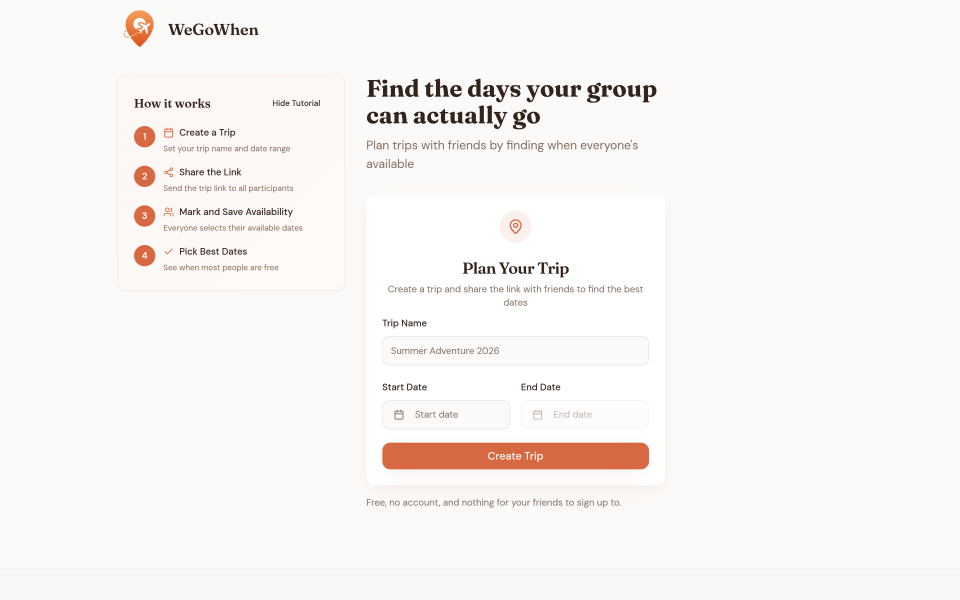
#> input picture marketing/assets/01-home-desktop.png, 2880 x 1800 px (shown at 1/3 size)
$ python generate-gallery-images.py
#> lines starting #> are read from the running program, lines starting #| are printed output that depends on the picture
### scripts/brand.py
"""Brand palette and font loading, shared by the image generators in this directory.

The colours are the app's own design tokens from `src/index.css`, converted from HSL to
RGB. If the palette changes there, change it here, or the generated images stop looking
like the product.

Both faces ship as variable fonts and are fetched from the google/fonts repository into
a local cache on first use. Both are OFL licensed; only the rendered PNGs are committed.
"""
from __future__ import annotations

import urllib.request
from pathlib import Path

from PIL import Image, ImageDraw, ImageFont

CACHE = Path.home() / ".cache" / "wegowhen-fonts"

FONT_URLS = {
    "fraunces": "https://github.com/google/fonts/raw/main/ofl/fraunces/Fraunces%5BSOFT%2CWONK%2Copsz%2Cwght%5D.ttf",
    "dmsans": "https://github.com/google/fonts/raw/main/ofl/dmsans/DMSans%5Bopsz%2Cwght%5D.ttf",
}

CREAM = (252, 250, 246)        # --background 40 33% 98%
INK = (49, 37, 27)             # --foreground 25 30% 15%
MUTED_INK = (132, 116, 99)     # --muted-foreground 25 15% 45%
PRIMARY = (217, 118, 74)       # --primary 16 65% 55%
HEAT_LOW = (243, 240, 233)     # --heat-low 40 20% 94%
HEAT_MID = (232, 199, 155)     # --heat-medium 35 60% 75%
BORDER = (229, 221, 209)       # --border 35 20% 88%
CARD = (255, 255, 255)


def font(name: str, size: int, weight: int, optical_size: float | None = None) -> ImageFont.FreeTypeFont:
    """One instance of a brand face. `size` is in pixels of the image being drawn, so
    pass `optical_size` separately when drawing supersampled."""
    CACHE.mkdir(parents=True, exist_ok=True)
    path = CACHE / f"{name}.ttf"
    if not path.exists():
        urllib.request.urlretrieve(FONT_URLS[name], path)  # noqa: S310 - fixed https URLs
    f = ImageFont.truetype(str(path), size)
    wanted = {
        "weight": weight,
        "optical size": optical_size if optical_size is not None else size,
        "wonky": 0,
        "softness": 0,
    }
    try:
        axes = f.get_variation_axes()
    except OSError:
        return f  # a static build of the font: accept the default instance
    values = []
    for axis in axes:
        label = axis["name"].decode() if isinstance(axis["name"], bytes) else axis["name"]
        target = wanted.get(label.strip().lower(), axis["default"])
        values.append(max(axis["minimum"], min(axis["maximum"], target)))
    f.set_variation_by_axes(values)
    return f


def wrap(text: str, f: ImageFont.FreeTypeFont, max_width: int) -> list[str]:
    """Greedy wrap, measured with the real font so nothing overruns the column."""
    lines, line = [], ""
    for word in text.split():
        candidate = f"{line} {word}".strip()
        if f.getlength(candidate) <= max_width or not line:
            line = candidate
        else:
            lines.append(line)
            line = word
    if line:
        lines.append(line)
    return lines


def rounded(draw: ImageDraw.ImageDraw, box, radius, fill, outline=None, width=1) -> None:
    draw.rounded_rectangle(box, radius=radius, fill=fill, outline=outline, width=width)


# [5 lines left out: function fit, not called in this run]

### scripts/generate-gallery-images.py
#!/usr/bin/env python3
"""Build the Product Hunt gallery images from the raw screenshots.

    python3 scripts/generate-gallery-images.py

Reads marketing/assets/*.png — the screenshots taken against a local
`wrangler pages dev`, see marketing/assets/README.md — and writes
marketing/assets/gallery/*.png at 1270x760, the size Product Hunt renders.

Each slide is one caption and one screenshot on the brand background. The captions
are claims about what the product does, and nothing here says anything about adoption:
there is none to report.
"""
from __future__ import annotations

from pathlib import Path

from PIL import Image, ImageDraw

from brand import BORDER, CARD, CREAM, INK, MUTED_INK, font, wrap

ROOT = Path(__file__).resolve().parent.parent
ASSETS = ROOT / "marketing" / "assets"
OUT_DIR = ASSETS / "gallery"

W, H = 1270, 760

SLIDES = [
    # (screenshot, heading, body, fit)
    # "top" scales to the frame width and keeps the top of the page, which is where the
    # story is. "contain" fits the whole image, for the cropped cards that are already
    # exactly the thing worth showing.
    (
        "01-home-desktop.png",
        "Share one link. No accounts.",
        "The organiser sets an outer window and sends the link through whatever chat the group already uses.",
        "top",
    ),
    (
        "04-heatmap.png",
        "Everyone taps the days they are free",
        "A heat map shows how many people can make each day, so consensus is readable at a glance.",
        "contain",
    ),
    (
        "03-best-dates.png",
        "Get the answer, not a grid",
        "The consecutive date ranges that work, ranked by how many people can make the whole stretch.",
        "contain",
    ),
    (
        "09-mobile-calendar.png",
        "Built for the phone it arrives on",
        "Tap a day, or hold and drag across several. A participant is finished in under a minute.",
        "contain",
    ),
]


def slide(source: Path, heading: str, body: str, mode: str) -> Image.Image:
#> called with heading = 'Share one link. No accounts.', mode = 'top'
    img = Image.new("RGB", (W, H), CREAM)
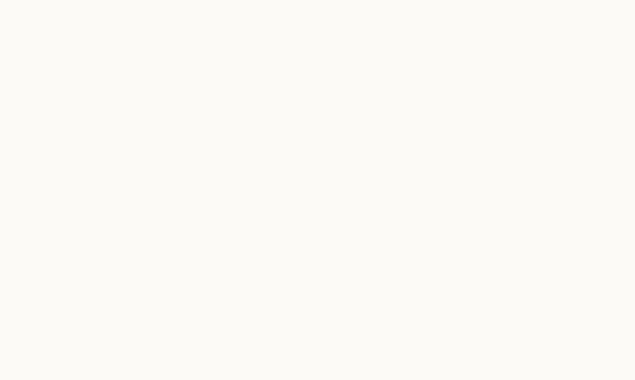
#> img: PIL image 1270x760 RGB (shown at 1/2 size); mean R, G, B 252, 250, 246
    d = ImageDraw.Draw(img)

    pad = 48
    head_font = font("fraunces", 38, 600)
    body_font = font("dmsans", 20, 400)

    y = pad
    for line in wrap(heading, head_font, W - 2 * pad):
        d.text((pad, y), line, font=head_font, fill=INK)
        y += 46
#> after the loop, y = 94
    y += 4
#> y = 98
    for line in wrap(body, body_font, W - 2 * pad):
        d.text((pad, y), line, font=body_font, fill=MUTED_INK)
        y += 28
#> this loop made 1 pass
#> y on pass 1: 126
#> after the loop, y = 126

    frame_top = y + 22
#> frame_top = 148
    frame_w = W - 2 * pad
    frame_h = H - frame_top - pad // 2
#> frame_h = 588

    shot = Image.open(source).convert("RGB")
#> shot is the input picture: PIL image 2880x1800 RGB; mean R, G, B 249.1, 245.2, 242.6
    if mode == "contain":
        scale = min(frame_w / shot.width, frame_h / shot.height)
    else:
        scale = frame_w / shot.width
#> scale = 0.408
    # Never enlarge past native resolution: the screenshots are taken at a device scale
    # factor of 2, so downscaling is what keeps them sharp.
    scale = min(scale, 1.0)
    shot = shot.resize((max(1, round(shot.width * scale)), max(1, round(shot.height * scale))), Image.LANCZOS)
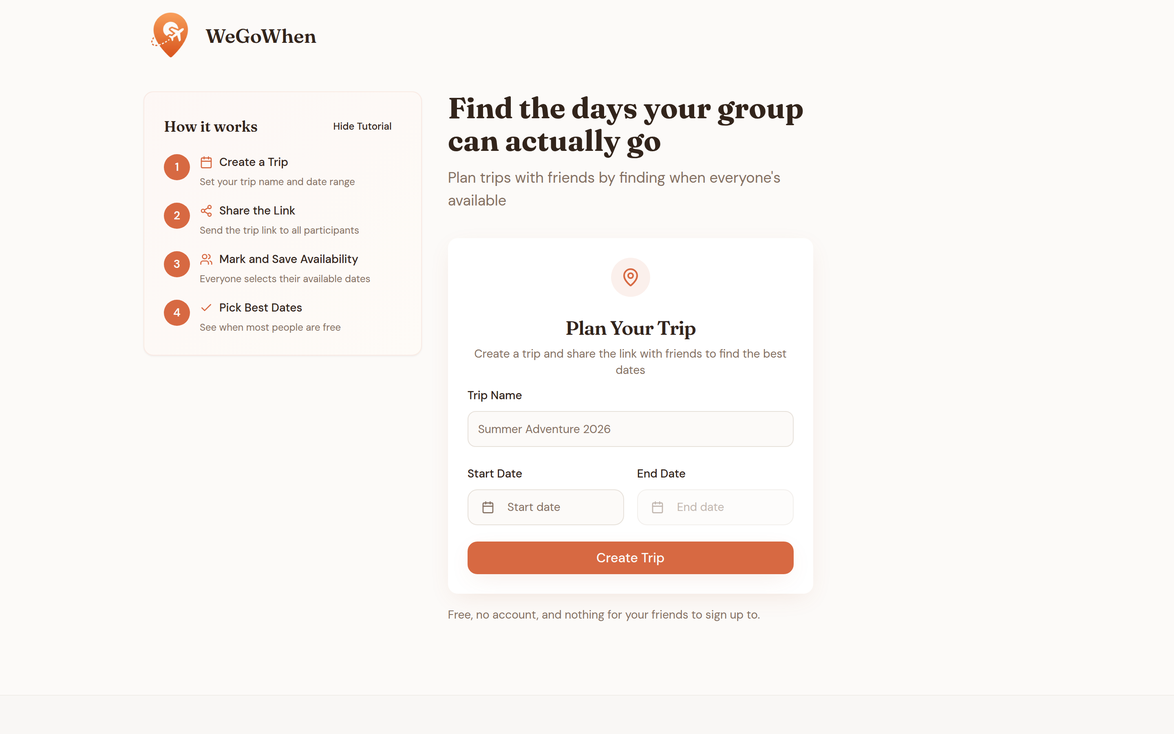
#> shot: PIL image 1174x734 RGB; mean R, G, B 249.1, 245.1, 242.5
    if shot.height > frame_h:
        shot = shot.crop((0, 0, shot.width, frame_h))
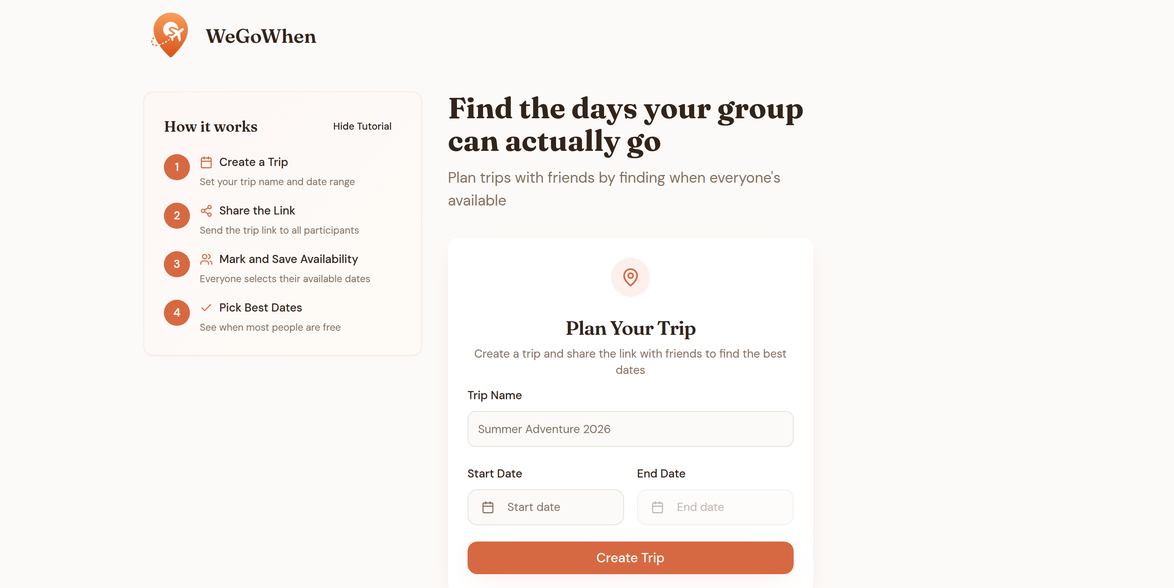
#> shot: PIL image 1174x588 RGB; mean R, G, B 248.7, 244.3, 241.6

    x = pad + (frame_w - shot.width) // 2
#> x = 48
    d.rounded_rectangle(
        [x - 2, frame_top - 2, x + shot.width + 2, frame_top + shot.height + 2],
        radius=14,
        fill=CARD,
        outline=BORDER,
        width=2,
    )
    img.paste(shot, (x, frame_top))
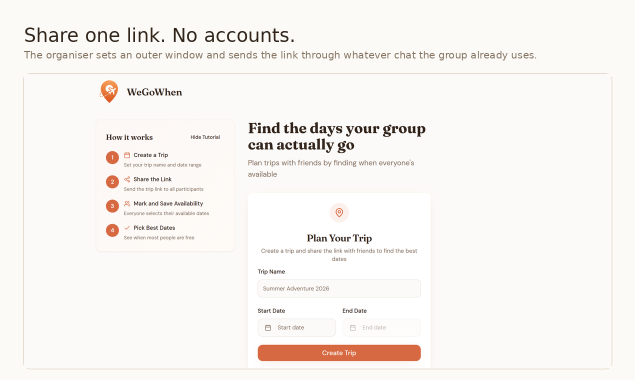
#> img: PIL image 1270x760 RGB (shown at 1/2 size); mean R, G, B 248.1, 244.3, 241.1
    return img


def main() -> None:
    OUT_DIR.mkdir(parents=True, exist_ok=True)
    for index, (source, heading, body, mode) in enumerate(SLIDES, start=1):
        out = OUT_DIR / f"ph-{index}.png"
        slide(ASSETS / source, heading, body, mode).save(out, optimize=True)
        print(f"wrote {out.relative_to(ROOT)}")
#> pass 2 of the loop in main, `for index, (source, heading, body, mode) in enumerate(SLIDES, start=1):`:
#> after the loop in slide (call 2), `for line in wrap(heading, head_font, W - 2 * pad):`: y = 94
#> in slide (call 2), `y += 4`: y = 98
#> the loop in slide (call 2), `for line in wrap(body, body_font, W - 2 * pad):` made 1 pass
#> after the loop in slide (call 2), `for line in wrap(body, body_font, W - 2 * pad):`: y = 126
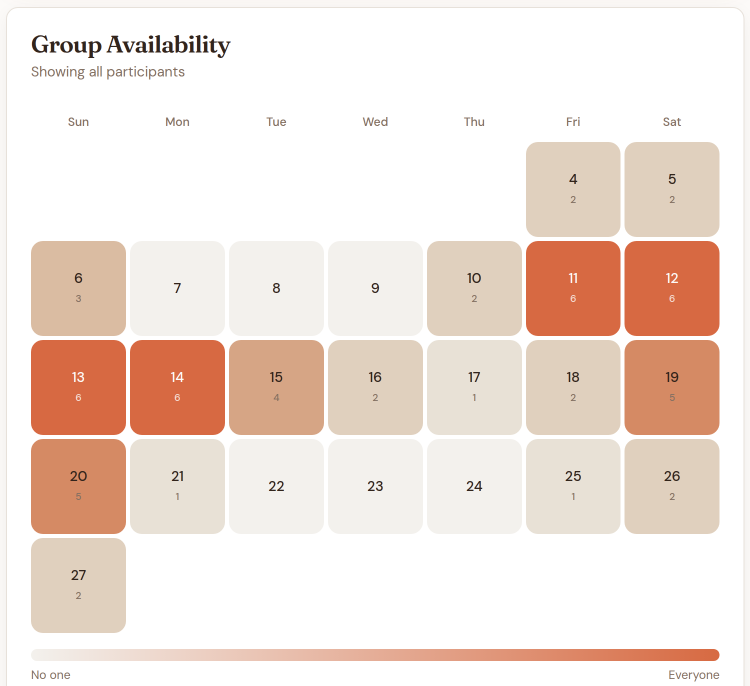
#> input picture marketing/assets/04-heatmap.png, 1500 x 1372 px (shown at 1/2 size)
#> in slide, shot is the input picture: PIL image 1500x1372 RGB; mean R, G, B 241.4, 226.4, 217.8
#> in slide (call 2), `scale = min(frame_w / shot.width, frame_h / shot.height)`: scale = 0.429
#> in slide (call 2), `shot = shot.resize((max(1, round(shot.width * scale)), max(1, round(sh..`:
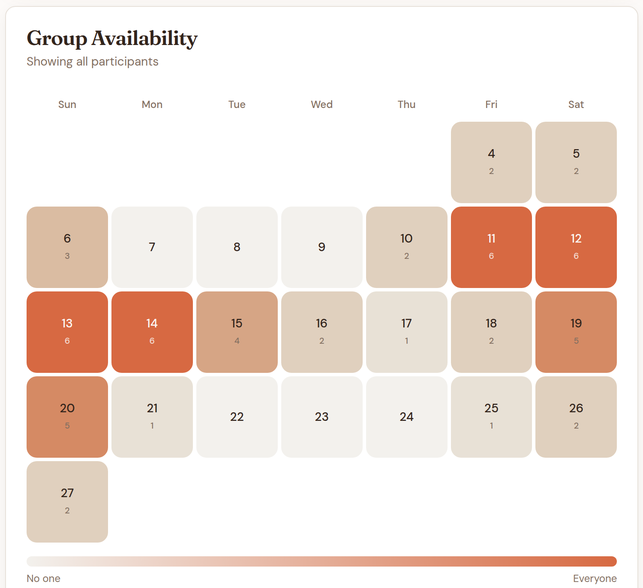
#> shot: PIL image 643x588 RGB; mean R, G, B 241.4, 226.3, 217.6
#> in slide (call 2), `img.paste(shot, (x, frame_top))`:
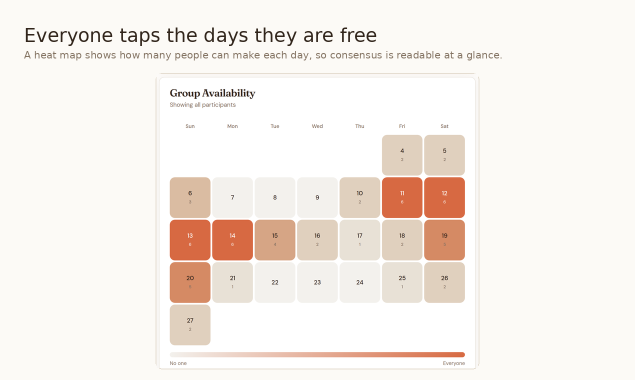
#> img: PIL image 1270x760 RGB (shown at 1/2 size); mean R, G, B 246.1, 238.9, 232.9
#> pass 3 of the loop in main, `for index, (source, heading, body, mode) in enumerate(SLIDES, start=1):`:
#> after the loop in slide (call 3), `for line in wrap(heading, head_font, W - 2 * pad):`: y = 94
#> in slide (call 3), `y += 4`: y = 98
#> the loop in slide (call 3), `for line in wrap(body, body_font, W - 2 * pad):` made 1 pass
#> after the loop in slide (call 3), `for line in wrap(body, body_font, W - 2 * pad):`: y = 126
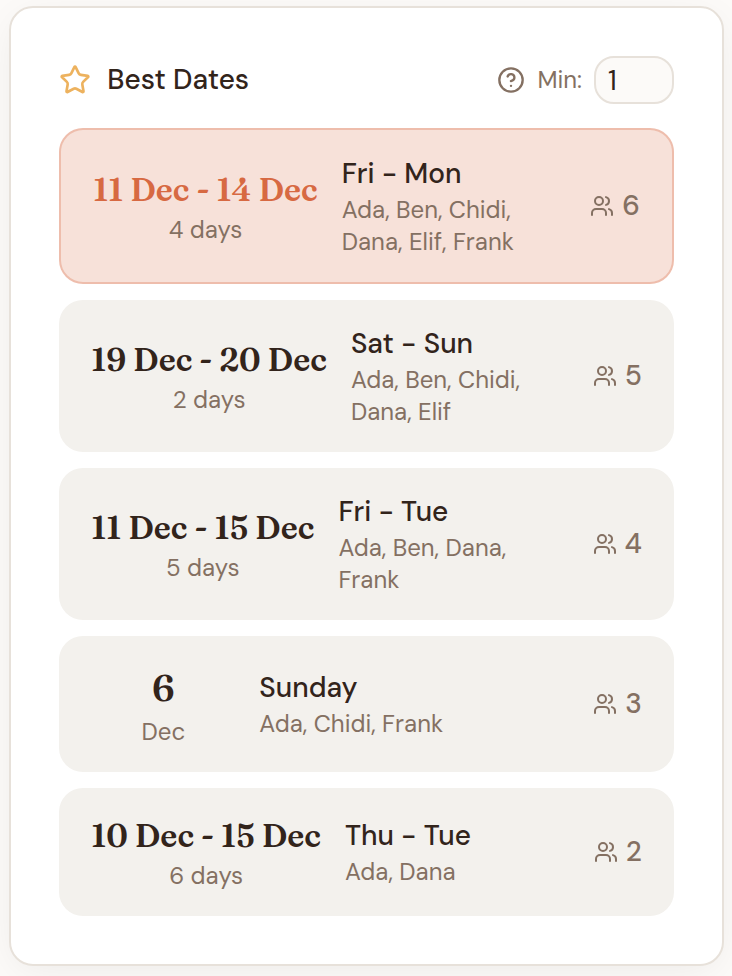
#> input picture marketing/assets/03-best-dates.png, 732 x 976 px
#> in slide, shot is the input picture: PIL image 732x976 RGB; mean R, G, B 243.3, 238.6, 235.2
#> in slide (call 3), `scale = min(frame_w / shot.width, frame_h / shot.height)`: scale = 0.602
#> in slide (call 3), `shot = shot.resize((max(1, round(shot.width * scale)), max(1, round(sh..`:
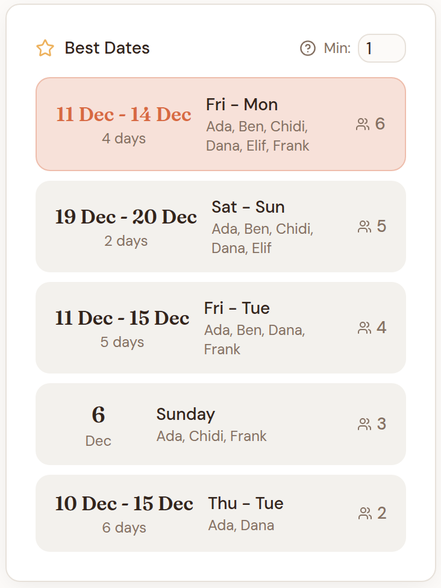
#> shot: PIL image 441x588 RGB; mean R, G, B 243.3, 238.6, 235.1
#> in slide (call 3), `img.paste(shot, (x, frame_top))`:
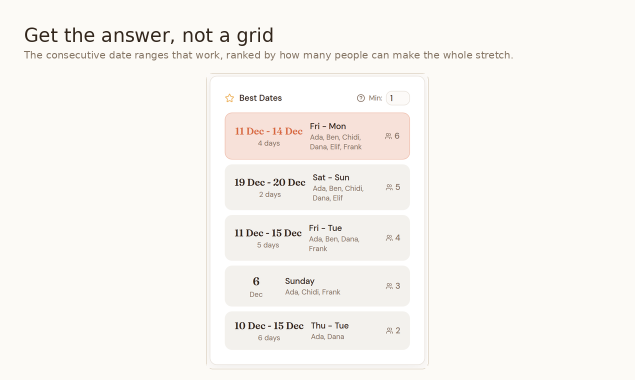
#> img: PIL image 1270x760 RGB (shown at 1/2 size); mean R, G, B 248.3, 245.5, 241.5
#> the loop made 4 passes; the first 3 are shown


if __name__ == "__main__":
#> (the run stopped early here; a loop or call above may not have finished)
